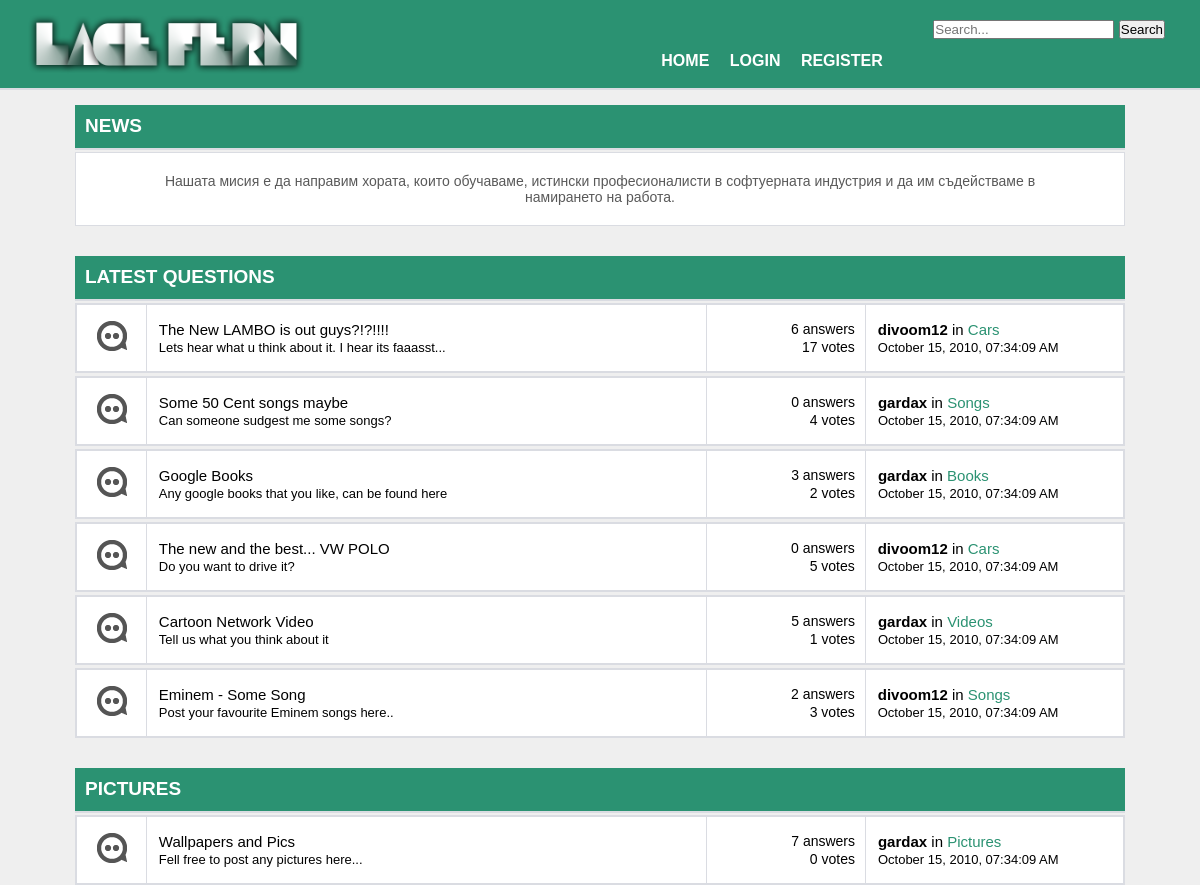
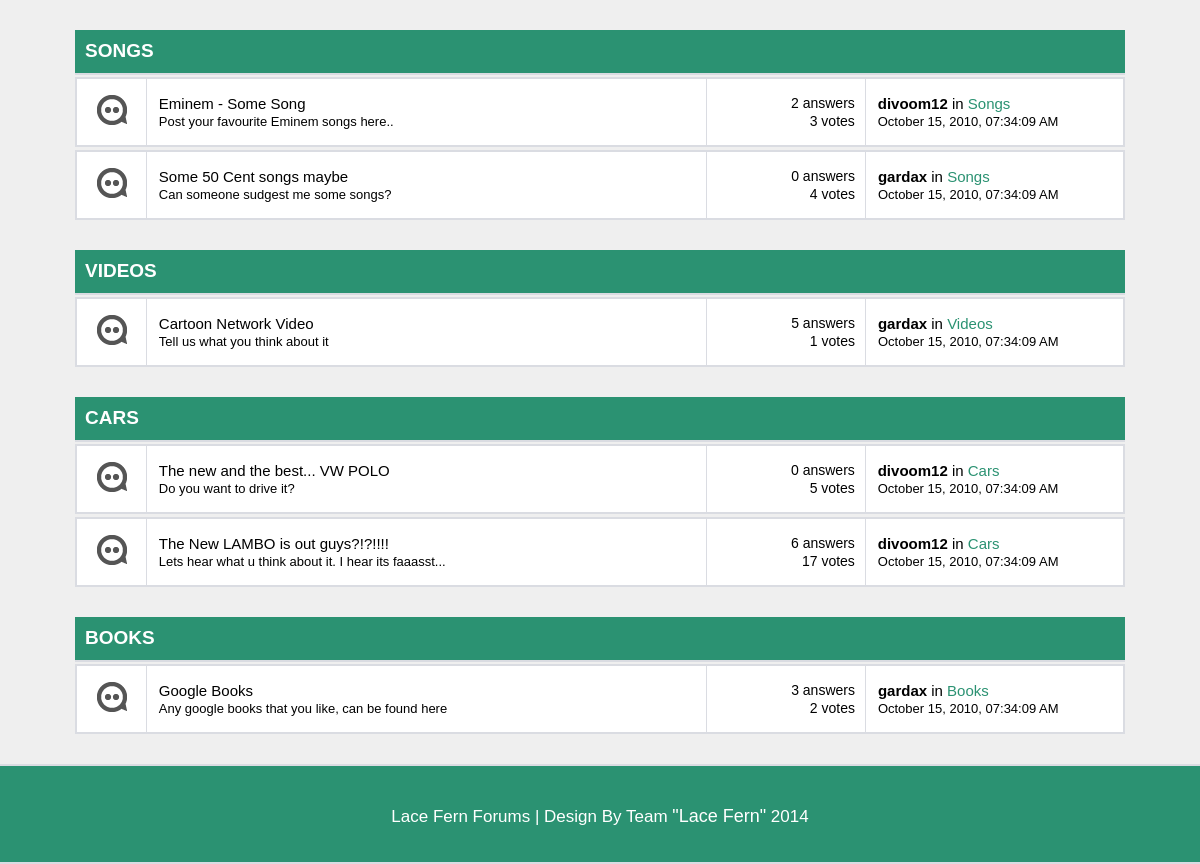
Before: / with the older database file (2 pictures, top to bottom).
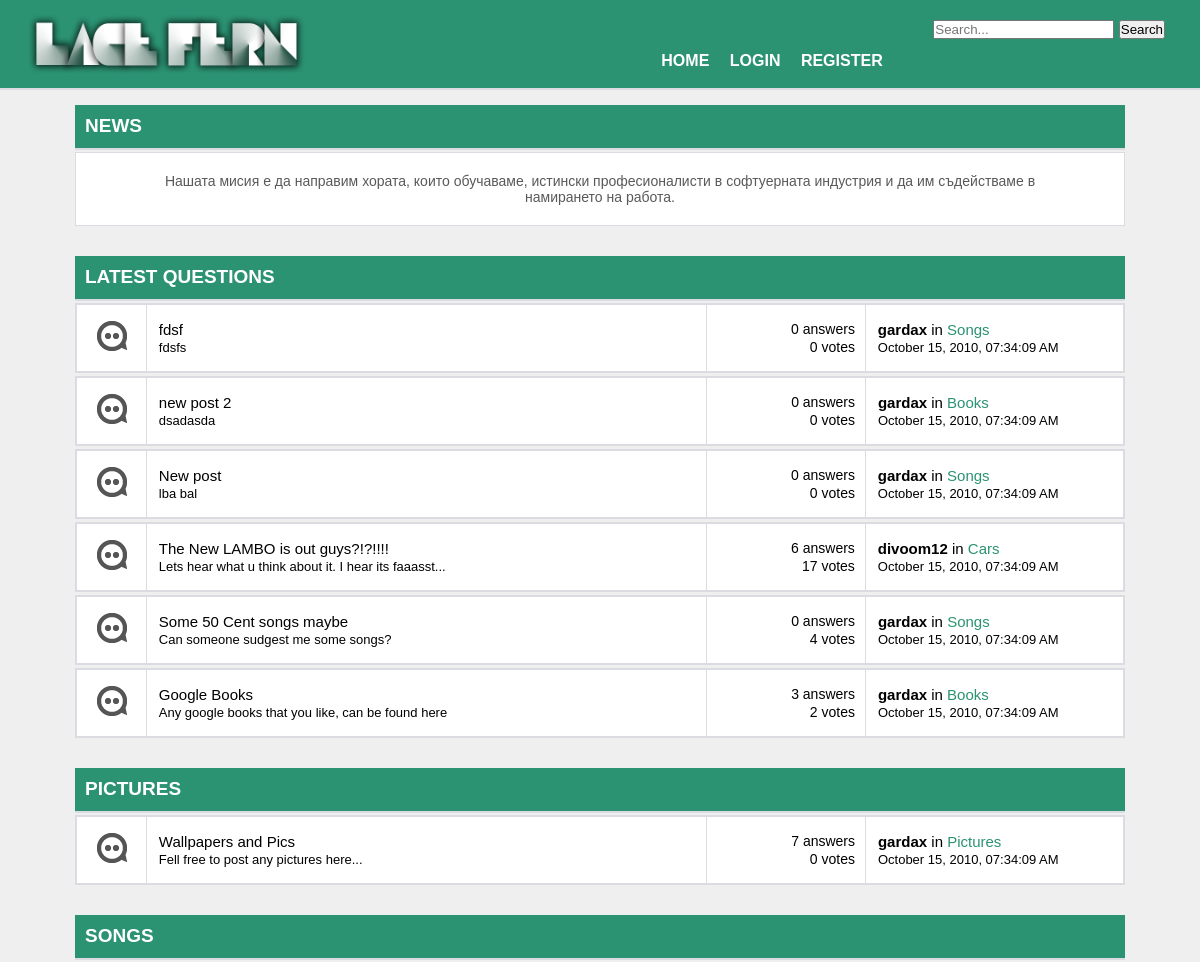
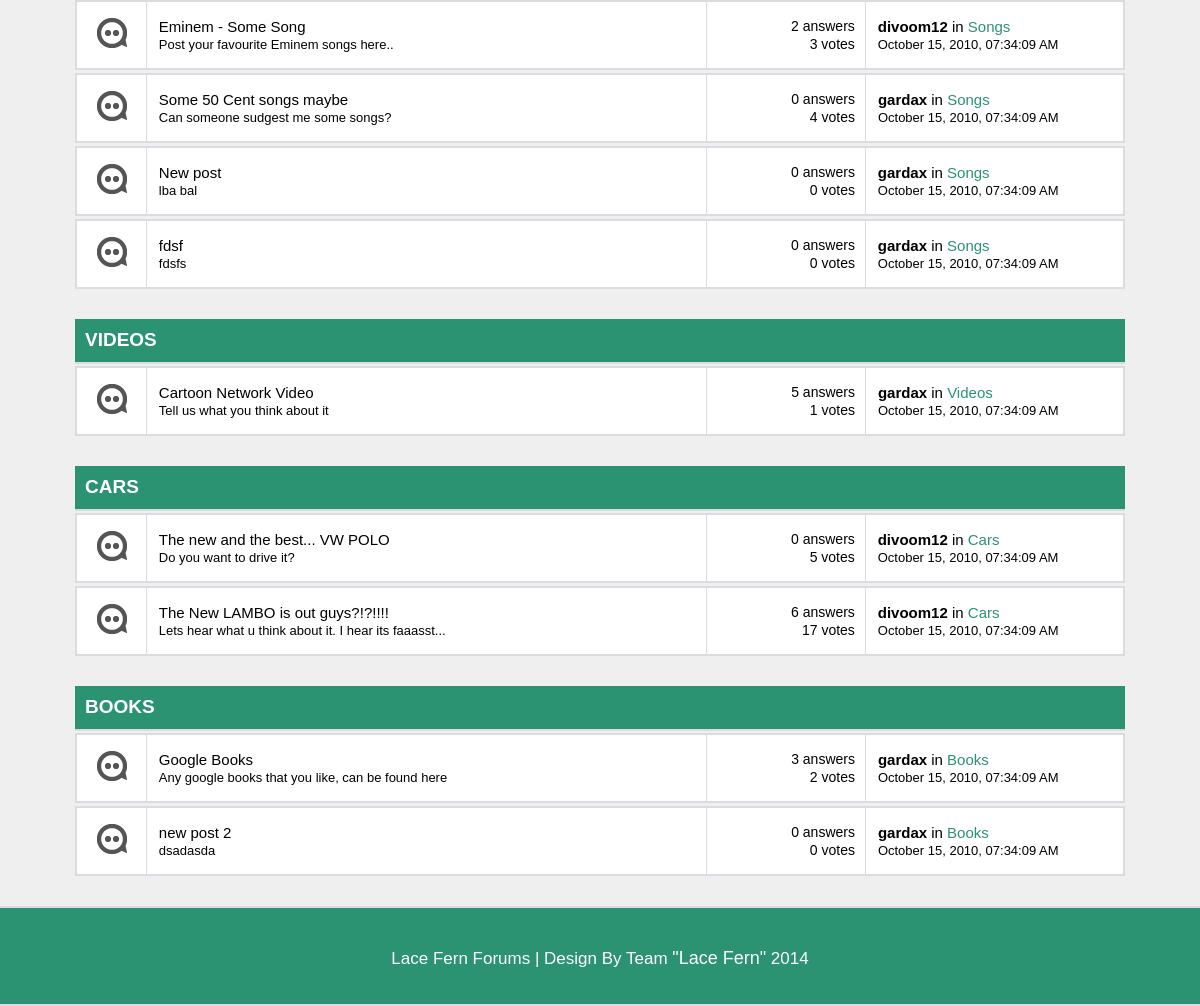
After: the same page with the newer database file (2 pictures, top to bottom).
### tables this page shows
CREATE TABLE IF NOT EXISTS `posts` (
  `id` int(11) NOT NULL AUTO_INCREMENT,
  `title` varchar(500) NOT NULL,
  `summary` text NOT NULL,
  `text` text NOT NULL,
  `category_id` int(11) NOT NULL,
  `user_id` int(11) NOT NULL,
  `votes` int(11) NOT NULL DEFAULT '0',
  `answers` int(11) DEFAULT '0',
  `best_answer_id` int(11) DEFAULT NULL,
  PRIMARY KEY (`id`),
  KEY `category_id` (`category_id`,`user_id`),
  KEY `best_answer_id` (`best_answer_id`),
  KEY `category_id_2` (`category_id`),
  KEY `best_answer_id_2` (`best_answer_id`),
  KEY `category_id_3` (`category_id`),
  KEY `user_id` (`user_id`)
);

CREATE TABLE IF NOT EXISTS `users` (
  `id` int(11) NOT NULL AUTO_INCREMENT,
  `username` varchar(100) NOT NULL,
  `email` varchar(100) NOT NULL,
  `first_name` varchar(50) NOT NULL,
  `last_name` varchar(50) NOT NULL,
  `password` varchar(100) NOT NULL,
  `gender_id` int(11) NOT NULL,
  `salt` varchar(300) NOT NULL,
  `session_key` varchar(100) DEFAULT NULL,
  `isAdmin` tinyint(1) NOT NULL DEFAULT '0',
  PRIMARY KEY (`id`),
  UNIQUE KEY `email` (`email`),
  UNIQUE KEY `username` (`username`),
  KEY `gender_id` (`gender_id`),
  KEY `session_key` (`session_key`)
);

CREATE TABLE IF NOT EXISTS `categories` (
  `id` int(11) NOT NULL AUTO_INCREMENT,
  `name` varchar(50) NOT NULL,
  PRIMARY KEY (`id`)
);

### Controller/usersController.php (called while the page is built, shortened)
<?php
    $userService = new UsersService();
    if(isset($_SESSION['sessionKey'])){
        $user = $userService->getUserBySessionKey($_SESSION['sessionKey']);
    }
    else{
        $user = null;
    }
?>

### Manager/postsManager.php (called while the page is built, shortened)
<?php
class PostsManager{
    private $pdo;
    function __construct() {
        $this->pdo = new PDO('mysql:host=localhost;dbname=forum', DATABASE_USER);
        $this->pdo->setAttribute(PDO::ATTR_ERRMODE, PDO::ERRMODE_EXCEPTION);
    }
    function getPosts(){
        $query = $this->pdo->prepare("SELECT posts.id, posts.title, posts.text, users.username, posts.votes, categories.name, posts.summary, posts.answers
                                          FROM posts
                                          JOIN categories ON posts.category_id = categories.id
                                           JOIN users ON posts.user_id = users.id");
        $query->execute();
        $data = $query->fetchAll();
        $allPosts = [];
        foreach ($data as $post){
            array_push($allPosts, $post);
        }
        return $allPosts;
    }
}

### Controller/postsController.php (called while the page is built, shortened)
<?php
    require_once('Service/postsService.php');
    $postsService = new PostsService();
    function getPosts($postsService){
        $allPosts = $postsService->getAllPosts();
        return $allPosts;
    }

### Service/postsService.php (called while the page is built, shortened)
<?php
require_once('Manager/postsManager.php');
class PostsService{
    private $manager;
    function __construct() {
        $this->manager = new PostsManager();
    }
    function getAllPosts(){
        return $this->manager->getPosts();
    }
}

### views/main.php (the view)
<main>
    <?php
    $categories = [];
    $allPosts = getPosts($postsService);
    for ($i = 0; $i < count($allPosts); $i++) {
        if (array_search(strtolower($allPosts[$i][5]), $categories) === false){
            array_push($categories, strtolower($allPosts[$i][5]));
        }
    }
    ?>
	<section>
		<header>
			<h1>NEWS</h1>
		</header>
		<article>
			<div>
				Нашата мисия е да направим хората, които обучаваме, истински професионалисти в софтуерната индустрия и да им съдействаме в намирането на работа.
			</div>
		</article>
	</section>
	<section>
		<header>
			<h1>LATEST QUESTIONS</h1>
		</header>
        <?php
            for ($i = count($allPosts) -1 ; $i >= count($allPosts) - 6; $i--) { ?>
                <article>
                    <table>
                        <tbody>
                        <tr>
                            <td class="imgHolder">
                                <img src="images/off.png" alt="off" class="topicImage"/>
                            </td>
                            <td class="topicDescription">
                                <table class="topicTable">
                                    <tbody>
                                        <tr><td onclick="window.location='<?php echo "?page=question&id=" . $allPosts[$i][0]?>'"><?php echo $allPosts[$i][1]?></td></tr>
                                        <tr><td><?php echo $allPosts[$i][6]?></td></tr>
                                    </tbody>
                                </table>
                            </td>
                            <td class="topicStats">
                                <table class="statsTable">
                                    <tbody>
                                    <tr><td><?php echo $allPosts[$i][7]?> answers</td></tr>
                                    <tr><td><?php echo $allPosts[$i][4]?> votes</td></tr>
                                    </tbody>
                                </table>
                            </td>
                            <td class="topicLastPost">
                                <table class="lastPostTable">
                                    <tbody>
                                    <tr><td><b><?php echo $allPosts[$i][3]?></b> in <span><?php echo $allPosts[$i][5]?></span></td></tr>
                                    <tr><td>October 15, 2010, 07:34:09 AM</td></tr>
                                    </tbody>
                                </table>
                            </td>
                        </tr>
                        </tbody>
                    </table>
                </article>
            <?php }?>
	</section>
        <?php
        foreach ($categories as $category){ ?>
            <section>
                <header>
                    <h1><?php echo $category;?></h1>
                </header>
                <?php
                for ($i = 0; $i < count($allPosts); $i++) {
                    if (strtolower($allPosts[$i][5]) == $category): ?>
                        <article>
                            <table>
                                <tbody>
                                <tr>
                                    <td class="imgHolder">
                                        <img src="images/off.png" alt="off" class="topicImage"/>
                                    </td>
                                    <td class="topicDescription">
                                        <table class="topicTable">
                                            <tbody>
                                            <tr><td onclick="window.location='<?php echo "?page=question&id=" . $allPosts[$i][0]?>'"><?php echo $allPosts[$i][1]?></td></tr>
                                            <tr><td><?php echo $allPosts[$i][6]?></td></tr>
                                            </tbody>
                                        </table>
                                    </td>
                                    <td class="topicStats">
                                        <table class="statsTable">
                                            <tbody>
                                            <tr><td><?php echo $allPosts[$i][7]?> answers</td></tr>
                                            <tr><td><?php echo $allPosts[$i][4]?> votes</td></tr>
                                            </tbody>
                                        </table>
                                    </td>
                                    <td class="topicLastPost">
                                        <table class="lastPostTable">
                                            <tbody>
                                            <tr><td><b><?php echo $allPosts[$i][3]?></b> in <span><?php echo $allPosts[$i][5]?></span></td></tr>
                                            <tr><td>October 15, 2010, 07:34:09 AM</td></tr>
                                            </tbody>
                                        </table>
                                    </td>
                                </tr>
                                </tbody>
                            </table>
                        </article>
                    <?php endif;
                }
                ?> </section> <?php
        }
        ?>
</main>

### views/header.php (shortened to what this page needs)
<!DOCTYPE html>
<html>
<head>
    <link rel="stylesheet" href="styles/styles.css"/>
</head>
<body>
<header>
    <div id="navigation">
    <?php
    include 'views/search.php';
    include('views/menu.php');
    ?>
    </div>
    <img src="images/logo.png" alt="" class="logo"/>
</header>

### views/search.php
<div id="search">
    <form action="index.php?page=search" method="POST">
        <input type="text" name="search" id="search" placeholder="Search...">
        <input type="submit" name="searchButton" value="Search" />
    </form>
</div>

### views/menu.php
<div id="menu">
<ul>
	<li><a href="index.php?page=main">Home</a></li>
	<?php
       if($user){
    ?>
           <li><a href="index.php?page=user">Профил</a></li>
           <li><a href="index.php?page=addPost">Добави тема</a></li>
           <li><a href="index.php?page=logout">Logout</a></li>
    <?php
       }
       else {
    ?>
	<li><a href="index.php?page=login">Login</a></li>
    <li><a href="index.php?page=register">Register</a></li>
    <?php
        }
    ?>
</ul>
</div>

### index.php (shortened to what this page needs)
<?php
    require_once('Controller/usersController.php');
    require_once('Controller/postsController.php');
    include 'views/header.php';
    if(isset($_GET['page'])){
        switch($_GET['page']){
            case "login":
                include 'views/login.php';
                break;
			case "question":
                include 'views/question.php';
                break;
            case "register":
                include 'views/registration.php';
                break;
            case "user":
                include 'views/user.php';
                break;
            case "main":
                include "views/main.php";
                break;
            case "logout":
                logoutUser($userService);
                break;
            case "error":
                include "views/error.php";
                break;
            case "addPost":
                include "views/addPost.php";
                break;
            case "search":
                include "views/searchPage.php";
                break;
            default:
                include "views/error.php";
        }
    }
    else{
        include('views/main.php');
    }
    include 'views/footer.php';
?>

### views/footer.php
<footer>
    <p>Lace Fern Forums | Design By Team <span>"Lace Fern"</span> 2014</p>
</footer>
</body>
</html>

### styles/styles.css (style rules this page uses)
* { margin:0px; padding: 0px; box-sizing: border-box; }
body { background: #EFEFEF; font-family: Helvetica, sans-serif; }
header, footer { width: 100%; height: 90px; background: #2B9272; border-bottom: 2px solid #DADCE2; }
footer { height: 100px; border-top: 2px solid #DADCE2; }
main > section { width:1050px; border: 0px solid black; margin: 0px auto; margin-top: 15px; margin-bottom: 30px; }
main > section > article { background: white; width: 100%; border: 1px solid #DADCE2; min-height: 70px; margin: 0px auto; margin-bottom: 3px; }
main > section > article > div { text-align: center; font-size: 14px; color: #595959; margin-top: 20px; margin-bottom: 20px; padding-left: 50px; padding-right: 50px; }
main > section > header { width: 100%; height: 45px; color: white; margin-bottom: 2px; background: #2B9272; }
main > section > header > h1 { padding-top: 10px; padding-left: 10px; font-size: 19px; }
main > section > article > table { width: 100%; height: 68px; border-collapse: collapse; }
.topicImage { width: 30px; }
.imgHolder { width: 70px; padding-left: 20px; }
.topicDescription { width: 565px; }
.topicStats { width:160px; }
.topicLastPost { width: 260px; }
.logo { width: 400px; display: inline-block; }
.statsTable { width: 95%; }
.statsTable td { text-align: right; font-size: 14px; }
.topicTable { margin-left: 10px; width: 95%; }
.topicTable tr td { text-align: left; font-size: 15px; }
.topicTable tr:nth-child(2) td { font-size: 13px; }
.lastPostTable { width: 95%; margin-left: 10px; }
.lastPostTable tr td { text-align: left; font-size: 15px; }
.lastPostTable tr:nth-child(2) td { font-size: 13px; }
.lastPostTable tr td b { cursor: pointer; }
.lastPostTable tr td span { color:#2B9272; cursor: pointer; }
main > section > article > table > tbody > tr > td, main > section > article > table > tbody > tr > th { border: 1px solid #DADCE2; }
footer p { text-align: center; color: white; font-size: 17px; font-family: "Century Gothic", CenturyGothic, AppleGothic, sans-serif; margin-top: 40px; }
footer p span { cursor: pointer; font-size: 18px; }
section > header > h1 { text-transform: uppercase; }
footer { margin-top: 30px; }
#navigation { float: right; margin-right: 35px; }
#menu ul li { display: inline-block; text-transform: uppercase; margin-top: 13px; }
#menu ul li a { text-decoration: none; color: white; font-weight: bold; padding: 8px; }
#search { margin-top: 10px; margin-left: 140px; }

Changed rows visible on the page:
no longer on one of the page's lists (row edited): posts: title "Eminem - Some Song", summary "Post your favourite Eminem songs here..", answers "2", votes "3", user.username "divoom12", category.name "Songs"
no longer on one of the page's lists (row edited): posts: title "Cartoon Network Video", summary "Tell us what you think about it", answers "5", votes "1", user.username "gardax", category.name "Videos"
no longer on one of the page's lists (row edited): posts: title "The new and the best... VW POLO", summary "Do you want to drive it?", answers "0", votes "5", user.username "divoom12", category.name "Cars"
added posts: title "fdsf", summary "fdsfs", answers "0", votes "0", user.username "gardax", category.name "Songs"
added posts: title "new post 2", summary "dsadasda", answers "0", votes "0", user.username "gardax", category.name "Books"
added posts: title "New post", summary "lba bal", answers "0", votes "0", user.username "gardax", category.name "Songs"
